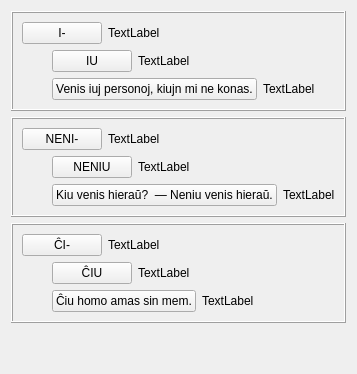
     <widget class="QWidget" name="tab_2">
      <attribute name="icon">
       <iconset resource="ikonoj.qrc">
        <normaloff>:/ikonoj/leciono.png</normaloff>:/ikonoj/leciono.png</iconset>
      </attribute>
      <attribute name="title">
       <string>2</string>
      </attribute>
      <layout class="QVBoxLayout" name="verticalLayout_20">
       <item>
        <widget class="QFrame" name="frame_3">
         <property name="frameShape">
          <enum>QFrame::Box</enum>
         </property>
         <property name="frameShadow">
          <enum>QFrame::Raised</enum>
         </property>
         <layout class="QVBoxLayout" name="verticalLayout_14">
          <property name="spacing">
           <number>6</number>
          </property>
          <property name="margin">
           <number>9</number>
          </property>
          <item>
           <layout class="QHBoxLayout" name="horizontalLayout_31">
            <item>
             <widget class="neklakebla" name="pushButton_8">
              <property name="sizePolicy">
               <sizepolicy hsizetype="Maximum" vsizetype="Fixed">
                <horstretch>0</horstretch>
                <verstretch>0</verstretch>
               </sizepolicy>
              </property>
              <property name="text">
               <string>I-</string>
              </property>
              <property name="tipo" stdset="0">
               <string>akuzativa</string>
              </property>
             </widget>
            </item>
            <item>
             <widget class="QLabel" name="Lec05_Label26">
              <property name="text">
               <string>TextLabel</string>
              </property>
              <property name="wordWrap">
               <bool>true</bool>
              </property>
             </widget>
            </item>
           </layout>
          </item>
          <item>
           <layout class="QHBoxLayout" name="horizontalLayout_32">
            <item>
             <spacer name="horizontalSpacer_3">
              <property name="orientation">
               <enum>Qt::Horizontal</enum>
              </property>
              <property name="sizeType">
               <enum>QSizePolicy::Fixed</enum>
              </property>
              <property name="sizeHint" stdset="0">
               <size>
                <width>30</width>
                <height>20</height>
               </size>
              </property>
             </spacer>
            </item>
            <item>
             <layout class="QVBoxLayout" name="verticalLayout_15">
              <item>
               <layout class="QHBoxLayout" name="horizontalLayout_33">
                <item>
                 <widget class="klakbutono" name="Lec05_Button5">
                  <property name="sizePolicy">
                   <sizepolicy hsizetype="Maximum" vsizetype="Fixed">
                    <horstretch>0</horstretch>
                    <verstretch>0</verstretch>
                   </sizepolicy>
                  </property>
                  <property name="text">
                   <string>IU</string>
                  </property>
                 </widget>
                </item>
                <item>
                 <widget class="QLabel" name="Lec05_Label27">
                  <property name="text">
                   <string>TextLabel</string>
                  </property>
                  <property name="wordWrap">
                   <bool>true</bool>
                  </property>
                 </widget>
                </item>
               </layout>
              </item>
              <item>
               <layout class="QHBoxLayout" name="horizontalLayout_34">
                <item>
                 <widget class="klakbutono" name="Lec05_Button6">
                  <property name="sizePolicy">
                   <sizepolicy hsizetype="Maximum" vsizetype="Fixed">
                    <horstretch>0</horstretch>
                    <verstretch>0</verstretch>
                   </sizepolicy>
                  </property>
                  <property name="text">
                   <string>Venis iuj personoj, kiujn mi ne konas.</string>
                  </property>
                 </widget>
                </item>
                <item>
                 <widget class="QLabel" name="Lec05_Label28">
                  <property name="text">
                   <string>TextLabel</string>
                  </property>
                  <property name="wordWrap">
                   <bool>true</bool>
                  </property>
                 </widget>
                </item>
               </layout>
              </item>
             </layout>
            </item>
           </layout>
          </item>
         </layout>
        </widget>
       </item>
       <item>
        <widget class="QFrame" name="frame_4">
         <property name="frameShape">
          <enum>QFrame::Box</enum>
         </property>
         <property name="frameShadow">
          <enum>QFrame::Raised</enum>
         </property>
         <layout class="QVBoxLayout" name="verticalLayout_16">
          <property name="spacing">
           <number>6</number>
          </property>
          <property name="margin">
           <number>9</number>
          </property>
          <item>
           <layout class="QHBoxLayout" name="horizontalLayout_35">
            <item>
             <widget class="neklakebla" name="pushButton_11">
              <property name="sizePolicy">
               <sizepolicy hsizetype="Maximum" vsizetype="Fixed">
                <horstretch>0</horstretch>
                <verstretch>0</verstretch>
               </sizepolicy>
              </property>
              <property name="text">
               <string>NENI-</string>
              </property>
              <property name="tipo" stdset="0">
               <string>akuzativa</string>
              </property>
             </widget>
            </item>
            <item>
             <widget class="QLabel" name="Lec05_Label29">
              <property name="text">
               <string>TextLabel</string>
              </property>
              <property name="wordWrap">
               <bool>true</bool>
              </property>
             </widget>
            </item>
           </layout>
          </item>
          <item>
           <layout class="QHBoxLayout" name="horizontalLayout_36">
            <item>
             <spacer name="horizontalSpacer_4">
              <property name="orientation">
               <enum>Qt::Horizontal</enum>
              </property>
              <property name="sizeType">
               <enum>QSizePolicy::Fixed</enum>
              </property>
              <property name="sizeHint" stdset="0">
               <size>
                <width>30</width>
                <height>20</height>
               </size>
              </property>
             </spacer>
            </item>
            <item>
             <layout class="QVBoxLayout" name="verticalLayout_17">
              <item>
               <layout class="QHBoxLayout" name="horizontalLayout_37">
                <item>
                 <widget class="klakbutono" name="Lec05_Button7">
                  <property name="sizePolicy">
                   <sizepolicy hsizetype="Maximum" vsizetype="Fixed">
                    <horstretch>0</horstretch>
                    <verstretch>0</verstretch>
                   </sizepolicy>
                  </property>
                  <property name="text">
                   <string>NENIU</string>
                  </property>
                 </widget>
                </item>
                <item>
                 <widget class="QLabel" name="Lec05_Label30">
                  <property name="text">
                   <string>TextLabel</string>
                  </property>
                  <property name="wordWrap">
                   <bool>true</bool>
                  </property>
                 </widget>
                </item>
               </layout>
              </item>
              <item>
               <layout class="QHBoxLayout" name="horizontalLayout_38">
                <item>
                 <widget class="klakbutono" name="Lec05_Button8">
                  <property name="sizePolicy">
                   <sizepolicy hsizetype="Maximum" vsizetype="Fixed">
                    <horstretch>0</horstretch>
                    <verstretch>0</verstretch>
                   </sizepolicy>
                  </property>
                  <property name="text">
                   <string>Kiu venis hieraŭ?  — Neniu venis hieraŭ.</string>
                  </property>
                 </widget>
                </item>
                <item>
                 <widget class="QLabel" name="Lec05_Label31">
                  <property name="text">
                   <string>TextLabel</string>
                  </property>
                  <property name="wordWrap">
                   <bool>true</bool>
                  </property>
                 </widget>
                </item>
               </layout>
              </item>
             </layout>
            </item>
           </layout>
          </item>
         </layout>
        </widget>
       </item>
       <item>
        <widget class="QFrame" name="frame_5">
         <property name="frameShape">
          <enum>QFrame::Box</enum>
         </property>
         <property name="frameShadow">
          <enum>QFrame::Raised</enum>
         </property>
         <layout class="QVBoxLayout" name="verticalLayout_18">
          <property name="spacing">
           <number>6</number>
          </property>
          <property name="margin">
           <number>9</number>
          </property>
          <item>
           <layout class="QHBoxLayout" name="horizontalLayout_39">
            <item>
             <widget class="neklakebla" name="pushButton_14">
              <property name="sizePolicy">
               <sizepolicy hsizetype="Maximum" vsizetype="Fixed">
                <horstretch>0</horstretch>
                <verstretch>0</verstretch>
               </sizepolicy>
              </property>
              <property name="text">
               <string>ĈI-</string>
              </property>
              <property name="tipo" stdset="0">
               <string>akuzativa</string>
              </property>
             </widget>
            </item>
            <item>
             <widget class="QLabel" name="Lec05_Label32">
              <property name="text">
               <string>TextLabel</string>
              </property>
              <property name="wordWrap">
               <bool>true</bool>
              </property>
             </widget>
            </item>
           </layout>
          </item>
          <item>
           <layout class="QHBoxLayout" name="horizontalLayout_40">
            <item>
             <spacer name="horizontalSpacer_5">
              <property name="orientation">
               <enum>Qt::Horizontal</enum>
              </property>
              <property name="sizeType">
               <enum>QSizePolicy::Fixed</enum>
              </property>
              <property name="sizeHint" stdset="0">
               <size>
                <width>30</width>
                <height>20</height>
               </size>
              </property>
             </spacer>
            </item>
            <item>
             <layout class="QVBoxLayout" name="verticalLayout_19">
              <item>
               <layout class="QHBoxLayout" name="horizontalLayout_41">
                <item>
                 <widget class="klakbutono" name="Lec05_Button9">
                  <property name="sizePolicy">
                   <sizepolicy hsizetype="Maximum" vsizetype="Fixed">
                    <horstretch>0</horstretch>
                    <verstretch>0</verstretch>
                   </sizepolicy>
                  </property>
                  <property name="text">
                   <string>ĈIU</string>
                  </property>
                 </widget>
                </item>
                <item>
                 <widget class="QLabel" name="Lec05_Label33">
                  <property name="text">
                   <string>TextLabel</string>
                  </property>
                  <property name="wordWrap">
                   <bool>true</bool>
                  </property>
                 </widget>
                </item>
               </layout>
              </item>
              <item>
               <layout class="QHBoxLayout" name="horizontalLayout_42">
                <item>
                 <widget class="klakbutono" name="Lec05_Button10">
                  <property name="sizePolicy">
                   <sizepolicy hsizetype="Maximum" vsizetype="Fixed">
                    <horstretch>0</horstretch>
                    <verstretch>0</verstretch>
                   </sizepolicy>
                  </property>
                  <property name="text">
                   <string>Ĉiu homo amas sin mem.</string>
                  </property>
                 </widget>
                </item>
                <item>
                 <widget class="QLabel" name="Lec05_Label34">
                  <property name="text">
                   <string>TextLabel</string>
                  </property>
                  <property name="wordWrap">
                   <bool>true</bool>
                  </property>
                 </widget>
                </item>
               </layout>
              </item>
             </layout>
            </item>
           </layout>
          </item>
         </layout>
        </widget>
       </item>
       <item>
        <spacer name="verticalSpacer_4">
         <property name="orientation">
          <enum>Qt::Vertical</enum>
         </property>
         <property name="sizeHint" stdset="0">
          <size>
           <width>20</width>
           <height>40</height>
          </size>
         </property>
        </spacer>
       </item>
      </layout>
     </widget>
